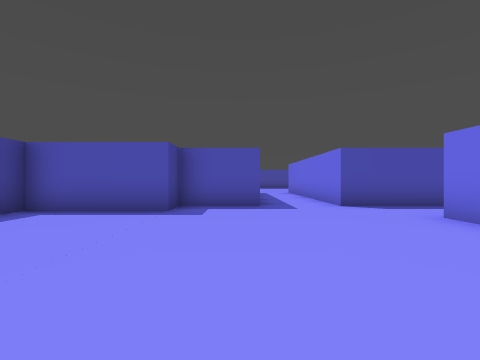
View 1 (above)

16 first-person views from a walk through a level from a Godot 3-D game. The camera is 1.3 m above the floor, looks level and sees 85° across. The floor is counted in squares, 2 m on a side. Each view is taken from the middle of a square. On the plan, view 1 faces up. The plan holds only what a view shows up to about 9 squares ahead; the rest is blank. The place goes on beyond the plan. Characters and animated objects are not drawn.

View 2
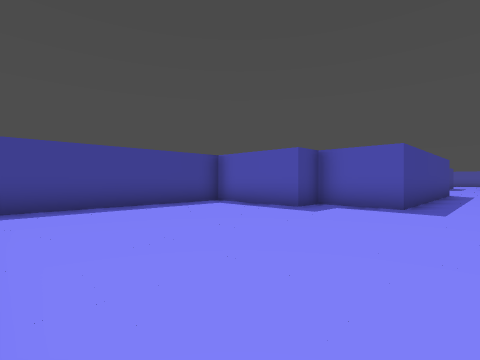

View 3
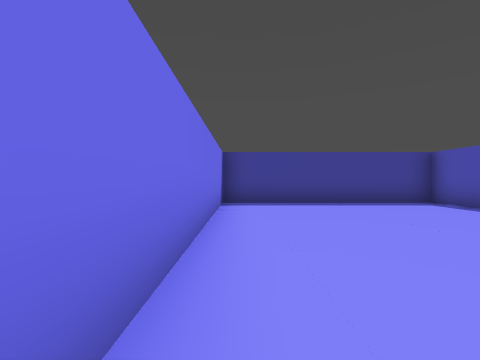

View 4
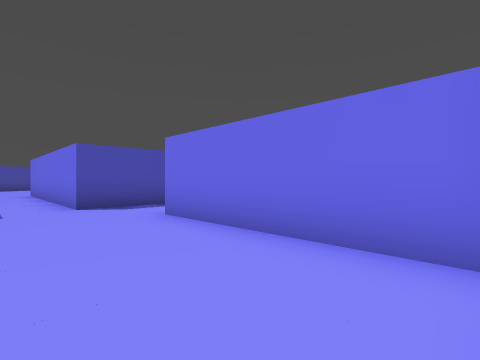

View 5
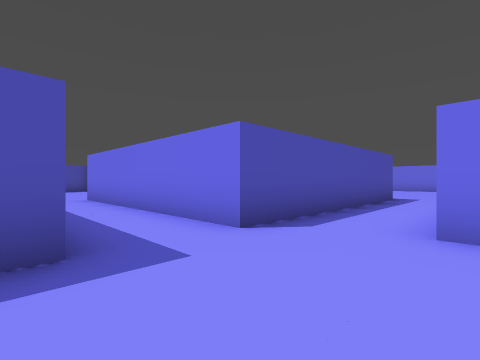

View 6
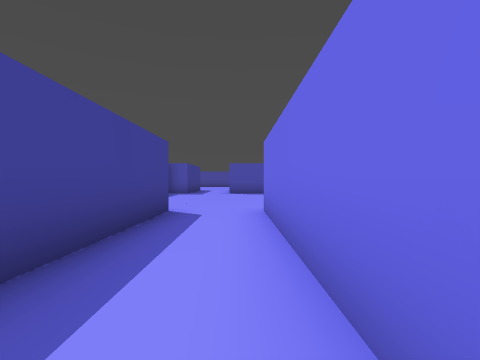

View 7
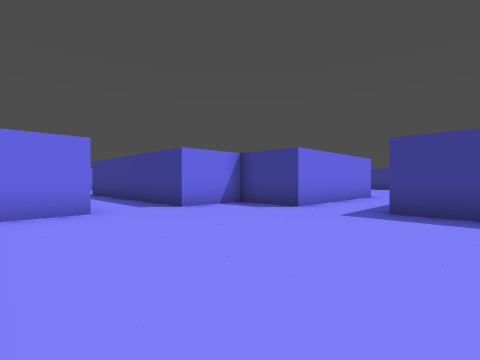

View 8
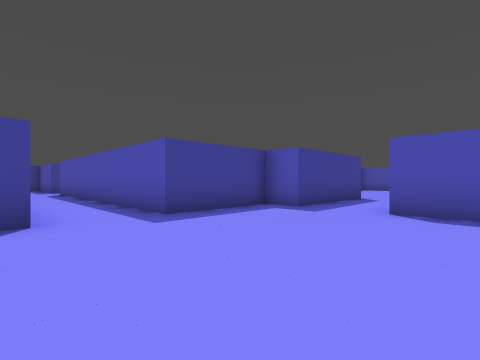

View 9
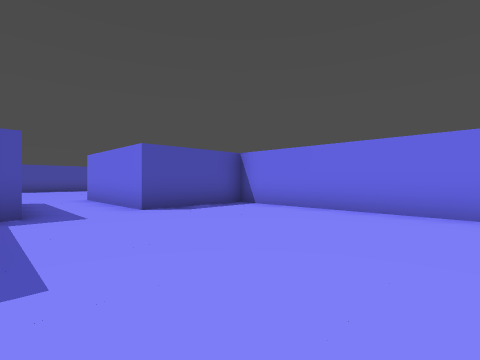

View 10
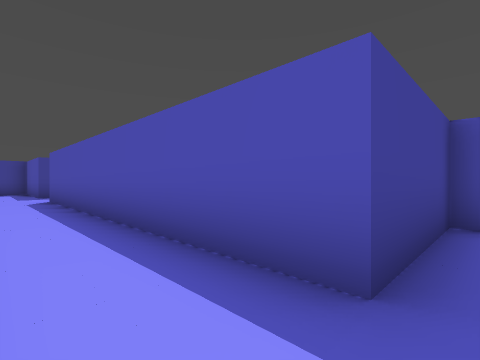

View 11
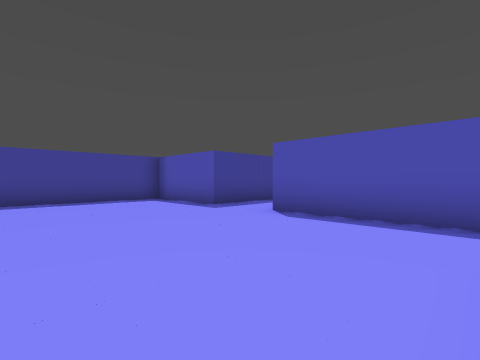

View 12
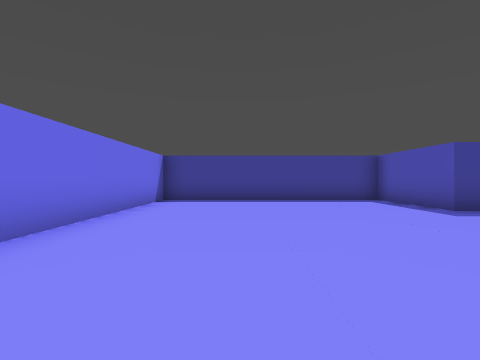

View 13
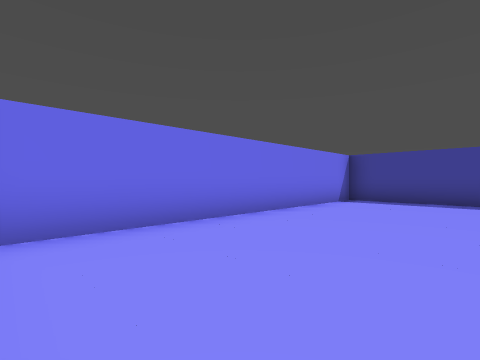

View 14
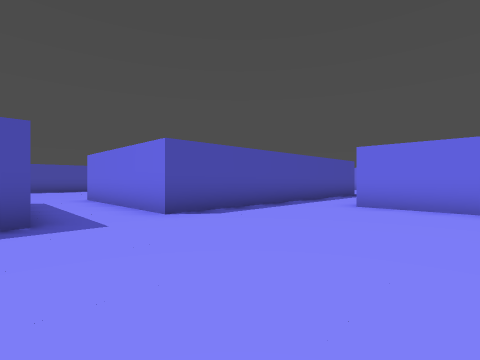

View 15
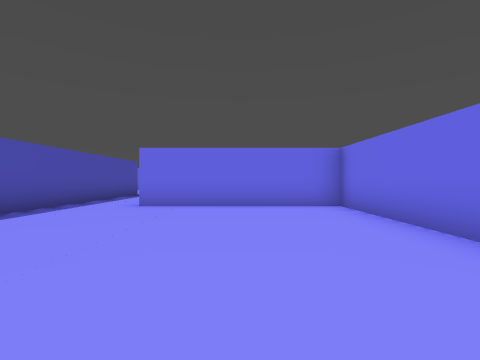

View 16
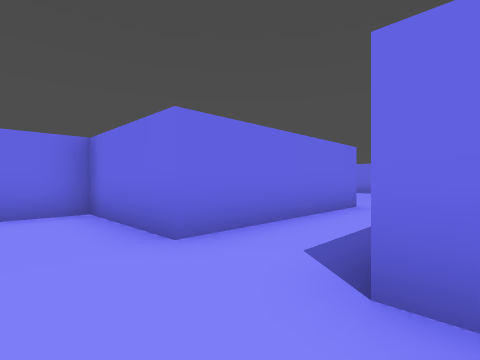

### Floor plan
Ten units are one square. View 1 is at (0, 0); x grows to the right and y downward. Boxes are objects, and circles mark ways between rooms. Rooms are numbered by the first view taken in them; rooms with no view inside come last. Other rooms are left out.
<svg viewBox="-160 -250 210 260">
<path fill="none" stroke="#000" d="M35 -65 25 -65 25 -135M35 0 35 -45M5 -135 5 -65 -15 -65 -15 -55 -45 -55 -45 5 25 5M25 -135 39 -135M45 -151 45 -205 15 -205 15 -245M-52 -155 -15 -155 -15 -135 5 -135M-5 -242 -5 -205 -15 -205 -15 -175 -65 -175M-125 -201 -125 -175 -155 -175 -155 -105 -65 -105 -65 -155M-65 -175 -105 -175 -105 -225 -75 -225 -75 -239M-130 -225 -125 -225"/>
<circle cx="15" cy="-135" r="3" fill="#2a7"/>
<circle cx="-70" cy="-165" r="3" fill="#2a7"/>
<text x="0" y="-40">1</text>
<text x="0" y="-180">2</text>
<text x="-110" y="-160">3</text>
</svg>
Room 1 opens to room 2. Room 2 opens to room 3.

Where each view was taken, in squares from view 1:
view 1: 0 up, 0 right, facing up
view 2: 0 up, 2 right, facing up-left
view 3: 0 up, 3 right, facing left
view 4: 0 up, 1 right, facing up-right
view 5: 4 up, 0 right, facing up-right
view 6: 8 up, 2 right, facing up
view 7: 19 up, 4 right, facing down-left
view 8: 15 up, 3 right, facing up-left
view 9: 15 up, 1 left, facing up-right
view 10: 16 up, 1 left, facing up-left
view 11: 13 up, 7 left, facing up-left
view 12: 13 up, 7 left, facing left
view 13: 14 up, 7 left, facing down-left
view 14: 13 up, 13 left, facing up-right
view 15: 13 up, 13 left, facing right
view 16: 24 up, 13 left, facing down-right
